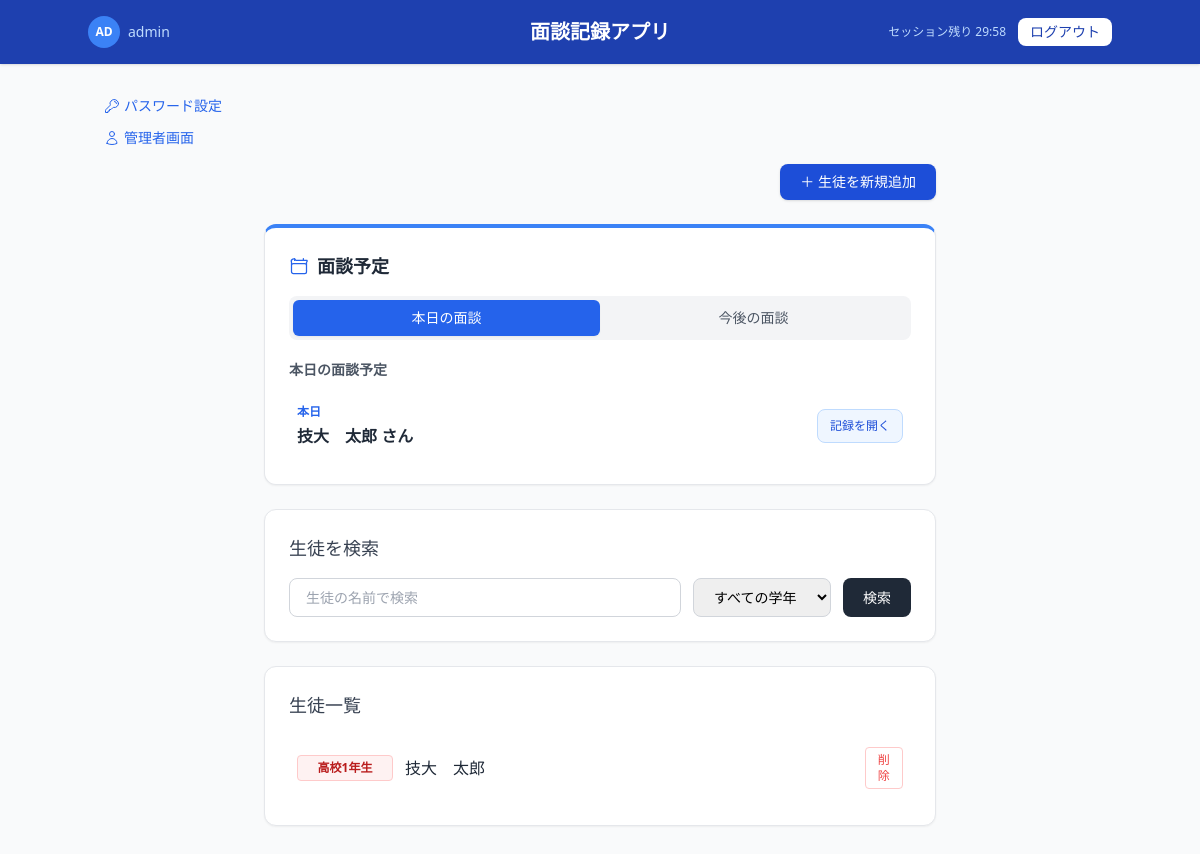
Screenshot of / (signed in) with the database file from the repository.
### app.py (models this page shows, shortened)
class User(UserMixin, db.Model):
    id = db.Column(db.Integer, primary_key=True)
    code = db.Column(db.String(50), unique=True, nullable=False)
    password_hash = db.Column(db.String(200), nullable=False)
    is_admin = db.Column(db.Boolean, default=False)

class Record(db.Model):
    id = db.Column(db.Integer, primary_key=True)
    date = db.Column(db.String(20), nullable=False)
    instructor = db.Column(db.String(100))
    deliverables = db.Column(db.Text)
    assignment = db.Column(db.Text)
    memo = db.Column(db.Text)
    next_meeting_date = db.Column(db.String(20))
    next_instructor = db.Column(db.String(100))
    student_id = db.Column(db.Integer, db.ForeignKey('student.id'), nullable=False)

class Student(db.Model):
    id = db.Column(db.Integer, primary_key=True)
    name = db.Column(db.String(100), nullable=False)
    grade = db.Column(db.String(50), nullable=False)
    school = db.Column(db.String(100), nullable=False)
    records = db.relationship('Record', backref='student', lazy=True)

### app.py (the view)
@app.route('/')
@login_required
def index():
    search_name = request.args.get('search_name', '')
    grade = request.args.get('grade', '')
    today_str = datetime.now().strftime('%Y-%m-%d')
    today_records = Record.query.filter(
        Record.next_instructor == current_user.code,
        Record.next_meeting_date == today_str
    ).order_by(Record.next_meeting_date.asc()).all()
    upcoming_records = Record.query.filter(
        Record.next_instructor == current_user.code,
        Record.next_meeting_date > today_str
    ).order_by(Record.next_meeting_date.asc()).all()
    query = Student.query
    if search_name:
        query = query.filter(Student.name.contains(search_name))
    if grade:
        query = query.filter(Student.grade == grade)
    students = query.all()
    return render_template(
        'index.html',
        students=students,
        today_records=today_records,
        upcoming_records=upcoming_records
    )

### app.py (called while the page is built)
@app.template_filter('grade_color')
def grade_color_filter(grade_str):
    now = datetime.now()
    year = now.year
    if now.month < 4:  # 1月〜3月は前年度として扱う
        year -= 1
    grade_num = 1
    if "2" in grade_str:
        grade_num = 2
    elif "3" in grade_str:
        grade_num = 3
    entrance_year = year - (grade_num - 1)
    color_index = entrance_year % 3
    if color_index == 1:
        return "bg-red-50 border-red-200 text-red-700"          # 赤系
    elif color_index == 0:
        return "bg-yellow-50 border-yellow-200 text-yellow-700"  # 黄系
    else:
        return "bg-blue-50 border-blue-200 text-blue-700"        # 青系

@login_manager.user_loader
def load_user(user_id):
    return User.query.get(int(user_id))

### templates/index.html (shortened to what this page needs)
<!DOCTYPE html>
<html lang="ja">
<head>
    <script src="https://cdn.tailwindcss.com"></script>
</head>
<body class="bg-gray-50 min-h-screen">
    <header class="bg-blue-800 text-white px-6 py-4 shadow">
        <div class="flex items-center justify-between max-w-5xl mx-auto">
            <div class="flex items-center gap-3">
                <a href="/change_password" class="flex items-center gap-2 hover:opacity-80">
                    <div class="w-8 h-8 rounded-full bg-blue-500 flex items-center justify-center text-xs font-semibold">
                        {{ current_user.code[:2].upper() }}
                    </div>
                    <span class="text-sm text-blue-200">{{ current_user.code }}</span>
                </a>
            </div>
            <h1 class="text-xl font-semibold absolute left-1/2 transform -translate-x-1/2">面談記録アプリ</h1>
            <div class="flex items-center gap-3">
                <span id="session-timer" class="text-xs text-blue-200"></span>
                <a href="/logout" class="text-sm bg-white text-blue-800 px-3 py-1 rounded-lg hover:bg-blue-50 transition font-medium">ログアウト</a>
            </div>
        </div>
    </header>
    <main class="max-w-5xl mx-auto px-4 py-8">
        <div class="mb-4 flex flex-col items-start gap-3">
            <a href="/change_password" class="text-blue-600 text-sm hover:underline flex items-center gap-1">
                パスワード設定
            </a>
            {% if current_user.is_admin %}
            <a href="/admin" class="text-blue-600 text-sm hover:underline flex items-center gap-1">
                管理者画面
            </a>
            {% endif %}
        </div>
        <div class="flex justify-end mb-6 max-w-2xl mx-auto">
            <a href="/add_student" class="bg-blue-700 text-white px-5 py-2 rounded-lg text-sm hover:bg-blue-800 transition font-medium shadow">
                ＋ 生徒を新規追加
            </a>
        </div>
        <div class="bg-white rounded-xl shadow-sm border border-gray-200 p-6 mb-6 max-w-2xl mx-auto border-t-4 border-t-blue-500">
            <h2 class="text-lg font-bold text-gray-800 mb-4 flex items-center gap-2">
                面談予定
            </h2>
            <div class="flex bg-gray-100 rounded-lg p-1 mb-5">
                <button
                    id="today-tab"
                    type="button"
                    onclick="showSchedule('today')"
                    class="flex-1 py-2 px-4 rounded-md text-sm font-medium transition bg-blue-600 text-white shadow-sm">
                    本日の面談
                </button>
                <button
                    id="upcoming-tab"
                    type="button"
                    onclick="showSchedule('upcoming')"
                    class="flex-1 py-2 px-4 rounded-md text-sm font-medium transition text-gray-600 hover:text-gray-800">
                    今後の面談
                </button>
            </div>
            <div id="today-schedule">
                <h3 class="text-sm font-semibold text-gray-600 mb-3">
                    本日の面談予定
                </h3>
                <ul class="divide-y divide-gray-100">
                    {% for record in today_records %}
                    <li class="flex items-center justify-between py-3 px-2 hover:bg-gray-50 rounded-lg transition">
                        <div class="flex flex-col">
                            <span class="text-xs text-blue-600 font-bold mb-1">
                                本日
                            </span>
                            <a href="/student/{{ record.student_id }}"
                            class="text-gray-800 text-base font-semibold hover:text-blue-700">
                                {{ record.student.name }} さん
                            </a>
                        </div>
                        <a href="/student/{{ record.student_id }}"
                        class="text-xs bg-blue-50 border border-blue-200 text-blue-700 px-3 py-2 rounded-lg hover:bg-blue-100 transition font-medium whitespace-nowrap ml-2">
                            記録を開く
                        </a>
                    </li>
                    {% else %}
                    <li class="py-5 px-2 text-sm text-gray-500 text-center bg-gray-50 rounded-lg border border-dashed border-gray-300">
                        本日の面談予定はありません。
                    </li>
                    {% endfor %}
                </ul>
            </div>
        </div>
        <div class="bg-white rounded-xl shadow-sm border border-gray-200 p-6 mb-6 max-w-2xl mx-auto">
            <h2 class="text-lg font-medium text-gray-700 mb-4">生徒を検索</h2>
            <form action="/" method="GET" class="flex flex-col sm:flex-row gap-3">
                <input type="text" name="search_name" placeholder="生徒の名前で検索" value="{{ request.args.get('search_name', '') }}"
                    class="flex-1 border border-gray-300 rounded-lg px-4 py-2 text-sm focus:outline-none focus:ring-2 focus:ring-blue-500">
                <select name="grade" class="border border-gray-300 rounded-lg px-4 py-2 text-sm focus:outline-none focus:ring-2 focus:ring-blue-500">
                    <option value="">すべての学年</option>
                </select>
                <button type="submit"
                    class="bg-gray-800 text-white px-5 py-2 rounded-lg text-sm hover:bg-gray-900 transition font-medium">
                    検索
                </button>
            </form>
        </div>
        <div class="bg-white rounded-xl shadow-sm border border-gray-200 p-6 max-w-2xl mx-auto">
            <h2 class="text-lg font-medium text-gray-700 mb-4">生徒一覧</h2>
            <ul class="divide-y divide-gray-100">
                {% for student in students %}
                <li class="flex items-center justify-between py-3 px-2">
                    <a href="/student/{{ student.id }}"
                        class="hover:bg-gray-50 rounded-lg transition font-medium flex items-center gap-3 w-full">
                        <span class="text-xs font-semibold border px-2 py-1 rounded w-24 text-center {{ student.grade | grade_color }}">
                            {{ student.grade }}
                        </span>
                        <span class="text-gray-800 text-base hover:text-blue-700">{{ student.name }}</span>
                    </a>
                    <form action="/delete_student/{{ student.id }}" method="POST"
                        onsubmit="return confirm('{{ student.name }}を削除しますか？')"
                        style="margin: 0; padding: 0; margin-left: 1rem;">
                        <button type="submit"
                            class="text-xs text-red-500 hover:text-red-700 border border-red-200 px-2 py-1 rounded bg-white hover:bg-red-50 transition">
                            削除
                        </button>
                    </form>
                </li>
                {% else %}
                <li class="py-3 px-2 text-sm text-gray-500 text-center">該当する生徒が見つかりません。</li>
                {% endfor %}
            </ul>
        </div>
    </main>
</body>
</html>

### rows the page displays
User: code "AD", code "admin"
Record: student.name "技大 太郎"
Student: grade "高校1年生", name "技大 太郎"
